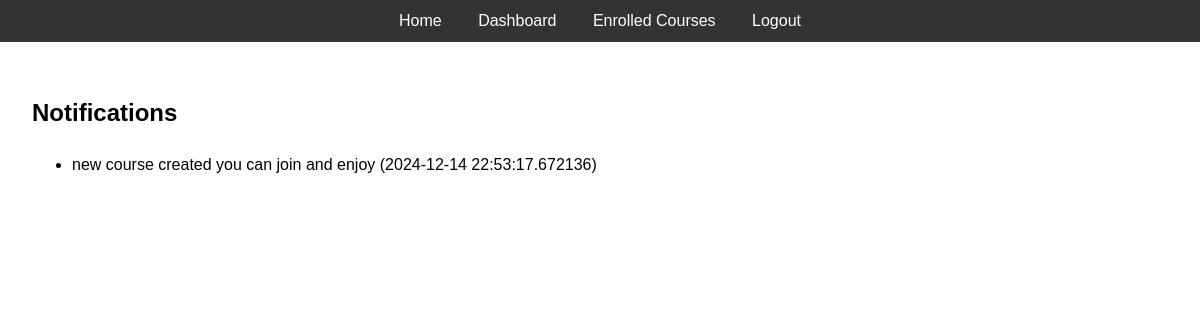
The page /notifications/1 (signed in) on the database its author committed.
### app.py (models this page shows)
class Notification(db.Model):
    id = db.Column(db.Integer, primary_key=True)
    message = db.Column(db.Text, nullable=False)
    course_id = db.Column(db.Integer, db.ForeignKey('course.id'))
    sender_id = db.Column(db.Integer, db.ForeignKey('user.id'))
    timestamp = db.Column(db.DateTime, default=datetime.utcnow)

### app.py (the view)
@app.route('/notifications/<int:course_id>')
@login_required
def notifications(course_id):
    notifications = Notification.query.filter_by(course_id=course_id).order_by(Notification.timestamp.desc()).all()
    return render_template('notifications.html', notifications=notifications)

### app.py (called while the page is built)
@login_manager.user_loader
def load_user(user_id):
    return User.query.get(int(user_id))

### templates/notifications.html (shortened to what this page needs)
{% extends 'base.html' %}
{% block content %}
<h2>Notifications</h2>
<ul>
    {% for notification in notifications %}
        <li>{{ notification.message }} ({{ notification.timestamp }})</li>
    {% endfor %}
</ul>
{% endblock %}

### static/styles.css (style rules this page uses)
body { font-family: Arial, sans-serif; margin: 0; padding: 0; line-height: 1.6; }

### rows shown on the page
Notification: message "new course created you can join and enjoy", timestamp "2024-12-14 22:53:17.672136"
